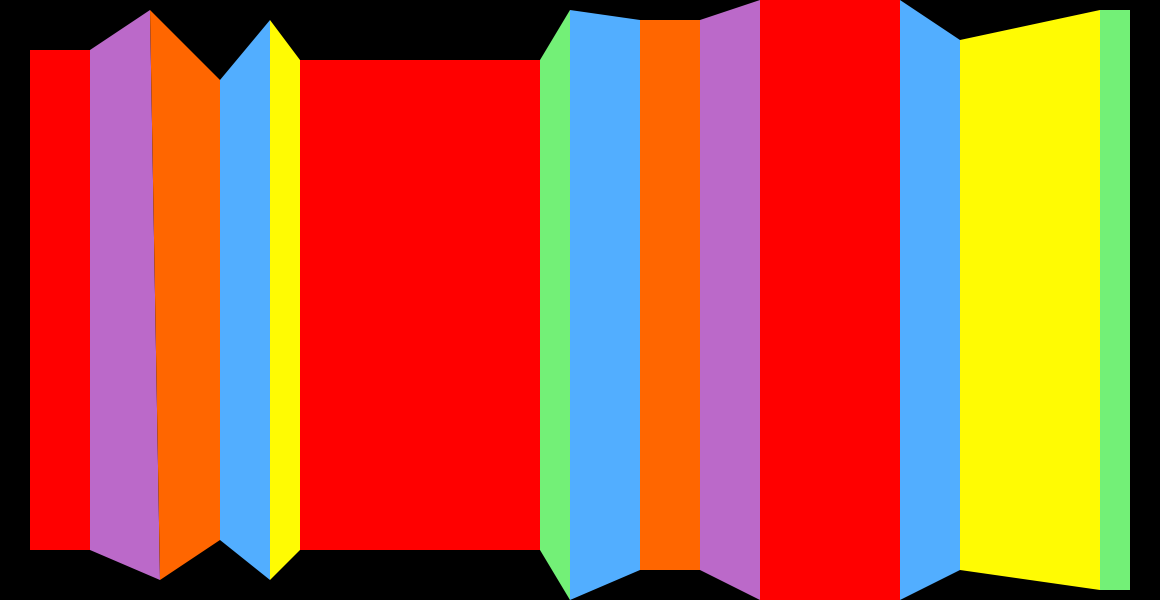
Frame 1 (no input)
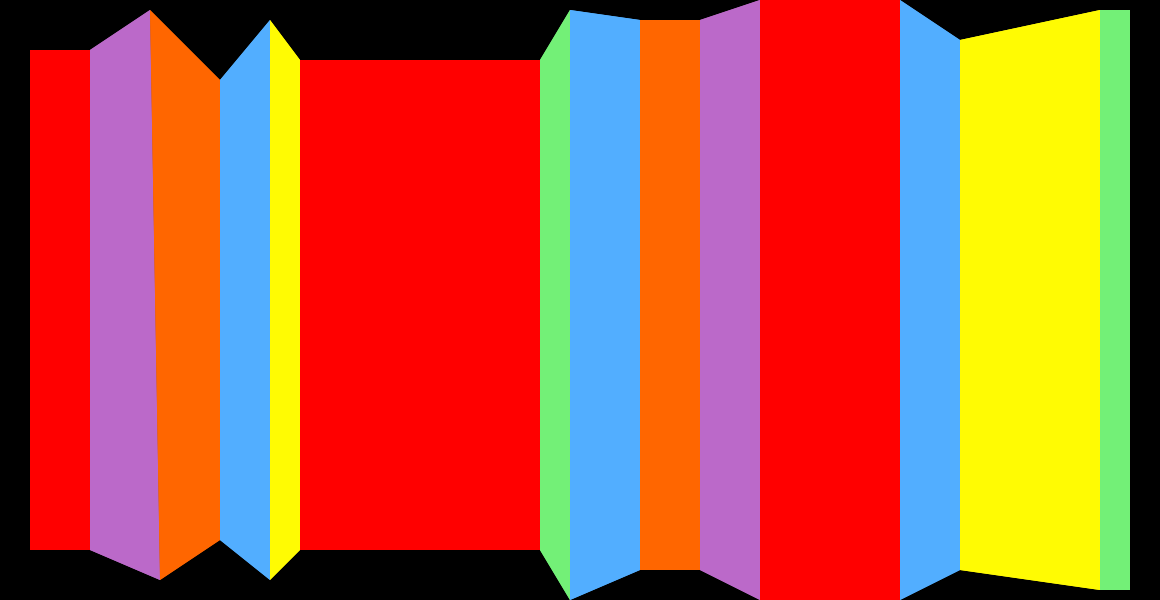
Frame 2 (the mouse pressed at the canvas centre, redrawn once)

The Processing sketch that drew these frames (run headless with seeded random() and noise(); the mouse was pressed at the canvas centre and the sketch redrawn once):

// Processing sketch: SolLeWittWD1081
// ── SolLeWittWD1081.pde
/* SOL LEWITT WALL DRAWING 1081
 The shapes are limited to the rectangle and the trapezoid, 
 two of the original six that LeWitt used. 
 The colors are only the three primary colors; red, blue and yellow, 
 and the three secondary colors; green, purple and orange.
 */
color red = color(255, 0, 0); 
color purple = color(187, 105, 201);
color orange = color(255, 102, 0);
color blue = color(82, 174, 255);
color yellow = color(255, 251, 3);
color green = color(115, 240, 119);

void setup() {
  size(1160, 600);
  noStroke();
  background(0, 0, 0);
  noLoop();
}

void draw() {
  // lets draw the shapes from left to right
  fill(red);
  rect(30, 50, 60, 500);

  fill(purple);
  quad(90, 50, 150, 10, 160, 580, 90, 550);

  fill(orange);
  quad(150, 10, 220, 80, 220, 540, 160, 580);

  fill(blue);
  quad(220, 80, 270, 20, 270, 580, 220, 540);

  fill(yellow);
  quad(270, 20, 300, 60, 300, 550, 270, 580);

  fill(red);
  rect(300, 60, 240, 490);

  fill(green);
  quad(540, 60, 570, 10, 570, 600, 540, 550);

  fill(blue);
  quad(570, 10, 640, 20, 640, 570, 570, 600);

  fill(orange);
  quad(640, 20, 700, 20, 700, 570, 640, 570);

  fill(purple);
  quad(700, 20, 760, 0, 760, 600, 700, 570);

  fill(red);
  rect(760, 0, 140, 600);

  fill(blue);
  quad(900, 0, 960, 40, 960, 570, 900, 600);

  fill(yellow);
  quad(960, 40, 1100, 10, 1100, 590, 960, 570);

  fill(green);
  rect(1100, 10, 30, 580);
}
